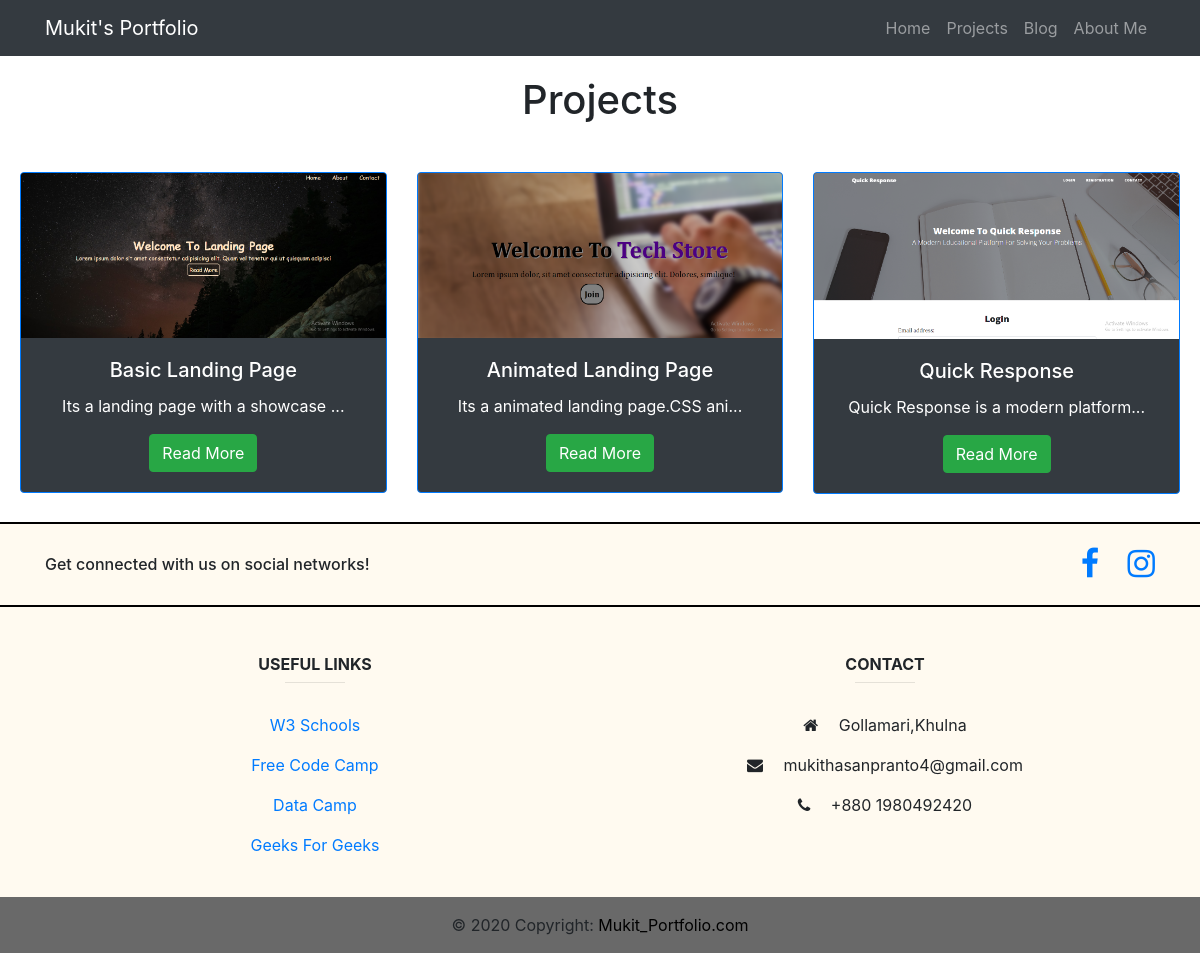
/projects/, run on the app's committed database.
### projects/models.py (models this page shows)
class Project(models.Model):
    title = models.CharField(max_length=100)
    description = models.TextField()
    technology = models.CharField(max_length=20)
    image = models.FilePathField(path="/img")

### projects/views.py (the view)
# urls.py: path("", views.project_index, name="project_index"),
def project_index(request):
    projects = Project.objects.all()
    context = {
        'projects': projects
    }
    return render(request, 'project_index.html', context)

### projects/templates/project_index.html
{% extends "base.html" %}
{% load static %}
{% block page_content %}
<h1 style="text-align: center;padding: 20px;">Projects</h1>
<div class="row" style="padding: 20px;">
{% for project in projects %}
    <div class="col-md-4" style="text-align: center;">
        <div class="card text-white bg-dark border-primary mb-2">
            <img class="card-img-top" src="{% static project.image %}">
            <div class="card-body">
                <h5 class="card-title"  >{{ project.title }}</h5>
                <p class="card-text">{{ project.description  | slice:":35" }}...</p>
                <a href="{% url 'project_detail' project.pk %}"
                   class="btn btn-success">
                    Read More
                </a>
            </div>
        </div>
    </div>
    {% endfor %}
</div>
{% endblock %}

### portfolio/templates/base.html (shortened to what this page needs)
<!DOCTYPE html>
<html lang="en">
<head>
  <link rel="stylesheet" href="https://stackpath.bootstrapcdn.com/bootstrap/4.1.3/css/bootstrap.min.css"
>
    <link rel="stylesheet" href="https://cdnjs.cloudflare.com/ajax/libs/font-awesome/4.7.0/css/font-awesome.min.css">
</head>
<body>
  <nav class="navbar navbar-expand-lg navbar-dark bg-dark">
    <div class="container">
      <a class="navbar-brand" href="{% url 'project_index' %}">Mukit's Portfolio</a>
      <div class="collapse navbar-collapse" id="navbarSupportedContent" style="float: right;">
        <ul class="navbar-nav ml-auto">
          <li class="nav-item ">
            <a class="nav-link" href="{% url 'home_content' %}">Home</a>
          </li>
          <li class="nav-item ">
            <a class="nav-link" href="{% url 'project_index' %}">Projects</a>
          </li>
          <li class="nav-item">
            <a class="nav-link" href="{% url 'blog_index' %}">Blog</a>
          </li>
          <li class="nav-item ">
            <a class="nav-link" href="{% url 'home_content' %}#about_sec">About Me</a>
          </li>
        </ul>
      </div>
    </div>
  </nav>
<main>
  <div>
    {% block page_content %}{% endblock %}
  </div>
</main>
<footer class="page-footer font-small unique-color-dark"
style="background-color:floralwhite;">
<div class="social" style="border-bottom: 2px solid black;border-top: 2px solid black;">
  <div class="container">
    <div class="row py-4 d-flex align-items-center">
      <div class="col-md-6 col-lg-5 text-center text-md-left mb-4 mb-md-0">
        <h6 class="mb-0">Get connected with us on social networks!</h6>
      </div>
      <div class="col-md-6 col-lg-7 text-center text-md-right">
        <a class="fb-ic" href="https://www.facebook.com/profile.php?id=100009577267762" target="_blank">
          <i class="fa fa-facebook-f fa-2x white-text mr-4"> </i>
        </a>
        <a class="ins-ic" href="https://www.instagram.com/__mukit/" target="_blank">
          <i class="fa fa-instagram fa-2x white-text"> </i>
        </a>
      </div>
    </div>
  </div>
</div>
<div class="container text-center text-md-left mt-5">
  <div class="row mt-2" style="text-align: center;">
    <div class="col-md-6 col-lg-6 col-xl-6 mx-auto mb-4">
      <h6 class="text-uppercase font-weight-bold">Useful links</h6>
      <hr class="deep-purple accent-2 mb-4 mt-0 d-inline-block mx-auto" style="width: 60px;">
      <p>
        <a href="https://www.w3schools.com/" target="_blank">W3 Schools</a>
      </p>
      <p>
        <a href="https://www.freecodecamp.org/" target="_blank">Free Code Camp</a>
      </p>
      <p>
        <a href="https://www.datacamp.com/" target="_blank">Data Camp</a>
      </p>
      <p>
        <a href="https://www.geeksforgeeks.org/" target="_blank">Geeks For Geeks</a>
      </p>
    </div>
    <div class="col-md-6 col-lg-6 col-xl-6 mx-auto mb-md-0 mb-4">
      <h6 class="text-uppercase font-weight-bold" id="contact_sec">Contact</h6>
      <hr class="deep-purple accent-2 mb-4 mt-0 d-inline-block mx-auto" style="width: 60px;">
      <p>
        <i class="fa fa-home mr-3"></i> Gollamari,Khulna</p>
      <p>
        <i class="fa fa-envelope mr-3"></i> mukithasanpranto4@gmail.com</p>
      <p>
        <i class="fa fa-phone mr-3"></i> +880 1980492420</p>
    </div>
  </div>
</div>
<div class="footer-copyright text-center py-3" style="background-color: dimgrey;">© 2020 Copyright:
  <a href="{% url 'home_content' %}" style="color: black;"> Mukit_Portfolio.com</a>
</div>
</footer>
</body>
</html>

### portfolio/templates/base.html (style rules this page uses)
* { padding: 0; margin: 0; }

### data on the page
Project: image (picture), title "Basic Landing Page", description "Its a landing page with a showcase"
Project: image (picture), title "Animated Landing Page", description "Its a animated landing page.CSS ani"
Project: image (picture), title "Quick Response", description "Quick Response is a modern platform"
